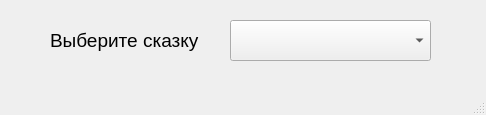
<?xml version="1.0" encoding="UTF-8"?>
<ui version="4.0">
 <class>MainWindow</class>
 <widget class="QMainWindow" name="MainWindow">
  <property name="geometry">
   <rect>
    <x>0</x>
    <y>0</y>
    <width>486</width>
    <height>115</height>
   </rect>
  </property>
  <property name="windowTitle">
   <string>Генератор волшебных сказок</string>
  </property>
  <property name="tabShape">
   <enum>QTabWidget::Triangular</enum>
  </property>
  <widget class="QWidget" name="centralwidget">
   <widget class="QLabel" name="label">
    <property name="geometry">
     <rect>
      <x>50</x>
      <y>30</y>
      <width>151</width>
      <height>21</height>
     </rect>
    </property>
    <property name="font">
     <font>
      <pointsize>14</pointsize>
     </font>
    </property>
    <property name="text">
     <string>Выберите сказку</string>
    </property>
   </widget>
   <widget class="QComboBox" name="comboBoxToChooseTale">
    <property name="geometry">
     <rect>
      <x>230</x>
      <y>20</y>
      <width>201</width>
      <height>41</height>
     </rect>
    </property>
   </widget>
  </widget>
  <widget class="QMenuBar" name="menubar">
   <property name="geometry">
    <rect>
     <x>0</x>
     <y>0</y>
     <width>486</width>
     <height>21</height>
    </rect>
   </property>
  </widget>
  <widget class="QStatusBar" name="statusbar"/>
 </widget>
 <resources/>
 <connections/>
</ui>
